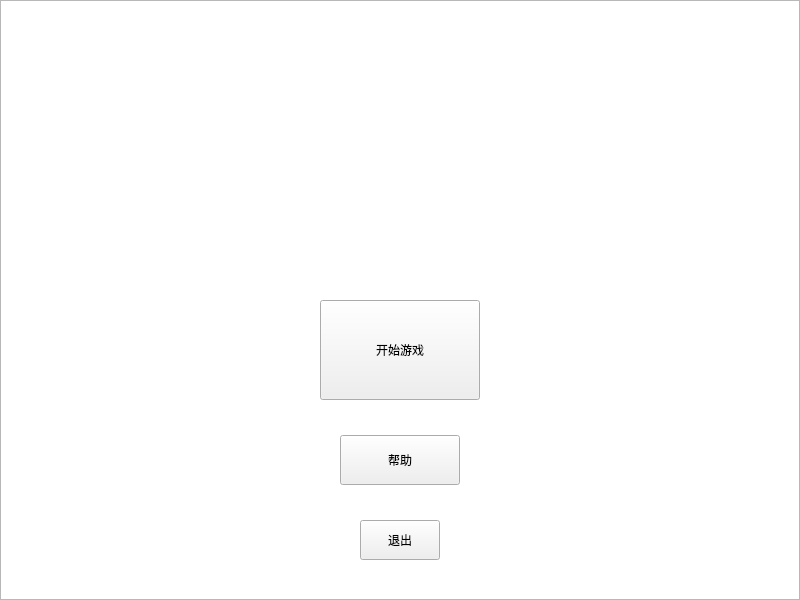
<?xml version="1.0" encoding="UTF-8"?>
<ui version="4.0">
 <class>Widget</class>
 <widget class="QWidget" name="Widget">
  <property name="geometry">
   <rect>
    <x>0</x>
    <y>0</y>
    <width>800</width>
    <height>600</height>
   </rect>
  </property>
  <property name="windowTitle">
   <string>Widget</string>
  </property>
  <widget class="QPushButton" name="pushSButton">
   <property name="geometry">
    <rect>
     <x>320</x>
     <y>300</y>
     <width>160</width>
     <height>100</height>
    </rect>
   </property>
   <property name="text">
    <string>开始游戏</string>
   </property>
  </widget>
  <widget class="QPushButton" name="pushQButton">
   <property name="geometry">
    <rect>
     <x>360</x>
     <y>520</y>
     <width>80</width>
     <height>40</height>
    </rect>
   </property>
   <property name="text">
    <string>退出</string>
   </property>
   <property name="flat">
    <bool>false</bool>
   </property>
  </widget>
  <widget class="QPushButton" name="pushGButton">
   <property name="geometry">
    <rect>
     <x>340</x>
     <y>435</y>
     <width>120</width>
     <height>50</height>
    </rect>
   </property>
   <property name="text">
    <string>帮助</string>
   </property>
  </widget>
  <widget class="QGraphicsView" name="graphicsView">
   <property name="geometry">
    <rect>
     <x>0</x>
     <y>0</y>
     <width>800</width>
     <height>600</height>
    </rect>
   </property>
   <property name="styleSheet">
    <string notr="true">background-image: url(:/img/images/MM.png);</string>
   </property>
  </widget>
  <zorder>graphicsView</zorder>
  <zorder>pushSButton</zorder>
  <zorder>pushGButton</zorder>
  <zorder>pushQButton</zorder>
 </widget>
 <resources/>
 <connections/>
</ui>
